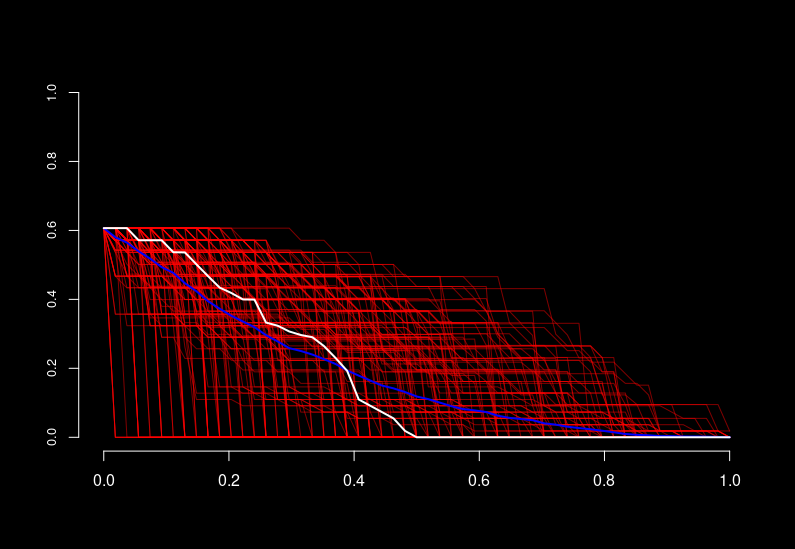

Source code (R):
# Try with real Network
library(igraph)


par(bg="black")
plot.new()
axis(1, col="white", col.ticks="white", col.axis="white", cex.axis=1)
axis(2, col="white", col.ticks="white", col.axis="white", cex.axis=0.8)


setwd('~/Documents/Code/Rattus/GRN/')
load("./IL17.RData")
G <- full_graph
A <- as.matrix(igraph::as_adjacency_matrix(G, names=FALSE))
n <- dim(A)[1]

itcount <- 200

output <- matrix(NA, nrow=itcount, ncol=n)

for(iii in 1:itcount) {
  A <- as.matrix(igraph::as_adjacency_matrix(G, names=FALSE))
  A[A != 0] <- 2

  Michaelis_Menten <- function(t, x, params)
  {
    A <- params$A
    f <- params$f
    h <- params$h

    dx <- -x^f + A %*% (x^h / (x^h + 1))

    return(list(dx))
  }

  end_condition <- function(context)
  {
    it <- context$iteration
    # Stop the perturbation once we have removed all nodes
    if(it == n){
      return(TRUE)
    }
    return(FALSE)
  }


  removal_order <- sample(1:n, replace=FALSE)

  perturbation <- function(context)
  {
    params <- context$params
    it <- context$iteration

    A <- params$A

    # Select which node will be removed
    node <- removal_order[it]
    # Remove outgoing edges
    A[node,] <- 0

    # Remove incoming edges
    A[, node] <- 0

    params[['A']] <- A
    return(params)
  }


  parameters <- list('f' = 1, 'h'=2, 'A'=A)
  x0 = rep(2, n)
  t0 = 0
  tf = 400
  teps = 0.68


  result <- apply_cperturbation2(system = Michaelis_Menten,
                                x0 = x0,
                                perturbation = perturbation,
                                end_condition = end_condition,
                                params = parameters,
                                t0 = t0,
                                tf= tf,
                                teps=teps,
                                log=FALSE)

  # Get results
  lines(seq(0, 1, length.out = length(result)), y = result, col = rgb(1, 0, 0, alpha = 0.5))

  output[iii, ] <- result
}

outputm <- apply(output, MARGIN = 2, FUN = mean)
lines(seq(0, 1, length.out = length(outputm)), y = outputm, col = rgb(0, 0.0, 0.9, alpha = 1.0), lwd=2)

outputmed <- apply(output, MARGIN = 2, FUN = median)
lines(seq(0, 1, length.out = length(outputmed)), y = outputmed, col = rgb(1, 1, 1, alpha = 1.0), lwd=2)
